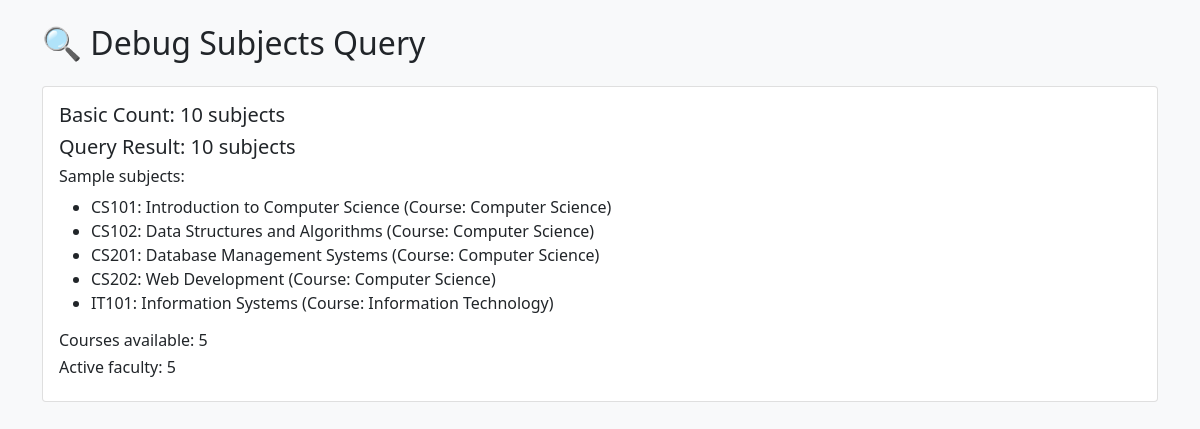
The app's page /traditional-php/supporting_ones/debug_subjects.php with its own data.
### tables this page shows
CREATE TABLE subjects (
    subject_id INT PRIMARY KEY AUTO_INCREMENT,
    subject_code VARCHAR(20) NOT NULL UNIQUE,
    subject_name VARCHAR(200) NOT NULL,
    description TEXT NULL,
    credits INT DEFAULT 4,
    faculty_id INT NULL,
    course_id INT NULL,
    semester INT DEFAULT 1,
    subject_type ENUM('Theory', 'Practical', 'Lab') DEFAULT 'Theory',
    academic_year VARCHAR(20) DEFAULT '2024-25',
    status ENUM('Active', 'Inactive') DEFAULT 'Active',
    created_at TIMESTAMP DEFAULT CURRENT_TIMESTAMP,
    FOREIGN KEY (faculty_id) REFERENCES faculty(faculty_id),
    FOREIGN KEY (course_id) REFERENCES courses(course_id)
);

CREATE TABLE courses (
    course_id INT PRIMARY KEY AUTO_INCREMENT,
    course_code VARCHAR(10) NOT NULL UNIQUE,
    course_name VARCHAR(150) NOT NULL,
    duration_years INT
);

### traditional-php/supporting_ones/debug_subjects.php (the view)
<?php
require_once 'config.php';
echo "<!DOCTYPE html>
<html>
<head>
    <title>Debug Subjects</title>
    <link href='https://cdn.jsdelivr.net/npm/bootstrap@5.1.3/dist/css/bootstrap.min.css' rel='stylesheet'>
</head>
<body class='bg-light'>
<div class='container mt-4'>
    <h1 class='h2 mb-4'>🔍 Debug Subjects Query</h1>
    <div class='card'>
        <div class='card-body'>";
try {
    $count = $pdo->query("SELECT COUNT(*) FROM subjects")->fetchColumn();
    echo "<h5>Basic Count: $count subjects</h5>";
    $subjects_query = "
        SELECT s.*, c.course_name, c.course_code
        FROM subjects s
        LEFT JOIN courses c ON s.course_id = c.course_id
        WHERE 1=1
    ";
    $stmt = $pdo->prepare($subjects_query);
    $stmt->execute();
    $subjects = $stmt->fetchAll();
    echo "<h5>Query Result: " . count($subjects) . " subjects</h5>";
    if (count($subjects) > 0) {
        echo "<h6>Sample subjects:</h6><ul>";
        foreach (array_slice($subjects, 0, 5) as $subject) {
            echo "<li>{$subject['subject_code']}: {$subject['subject_name']} (Course: {$subject['course_name']})</li>";
        }
        echo "</ul>";
    } else {
        echo "<p class='text-danger'>No subjects found in query!</p>";
    }
    $courses_count = $pdo->query("SELECT COUNT(*) FROM courses")->fetchColumn();
    echo "<h6>Courses available: $courses_count</h6>";
    $faculty_count = $pdo->query("SELECT COUNT(*) FROM faculty WHERE is_active = 1")->fetchColumn();
    echo "<h6>Active faculty: $faculty_count</h6>";
} catch (Exception $e) {
    echo "<div class='alert alert-danger'>Error: " . $e->getMessage() . "</div>";
}
echo "        </div>
    </div>
</div></body></html>";
?>

### records on screen
subjects: subject_code "CS101", subject_name "Introduction to Computer Science", course.course_name "Computer Science"
subjects: subject_code "CS102", subject_name "Data Structures and Algorithms", course.course_name "Computer Science"
subjects: subject_code "CS201", subject_name "Database Management Systems", course.course_name "Computer Science"
subjects: subject_code "CS202", subject_name "Web Development", course.course_name "Computer Science"
subjects: subject_code "IT101", subject_name "Information Systems", course.course_name "Information Technology"

### other values on screen
$count "10"
count($subjects) "10"
$courses_count "5"
$faculty_count "5"
